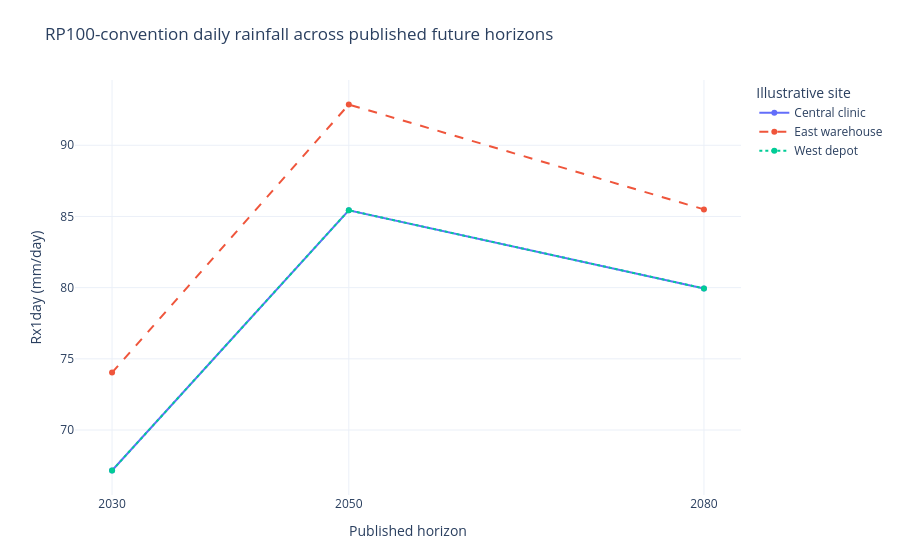

Notebook code for this chart:
### Code cell
fig = go.Figure()
for index, (asset_id, group) in enumerate(values.groupby("asset_id", sort=False)):
    group = group.sort_values("horizon")
    fig.add_trace(go.Scatter(
        x=group.horizon, y=group.value_rp100,
        mode="lines+markers", name=asset_id, connectgaps=False,
        line=dict(dash=("solid", "dash", "dot")[index % 3]),
    ))
fig.update_layout(
    title="RP100-convention daily rainfall across published future horizons",
    xaxis=dict(title="Published horizon", tickmode="array", tickvals=HORIZONS),
    yaxis_title=f"Rx1day ({rx1day.unit})", legend_title="Illustrative site",
    margin=dict(l=75, r=35, t=80, b=65),
)
fig.show()

### Figure 1 — Plotly figure (JSON) as saved in the notebook; plotly's stock layout.template omitted (floating-point values rounded to 4 significant figures)
{"data": [{"connectgaps": false, "line": {"dash": "solid"}, "mode": "lines+markers", "name": "Central clinic", "type": "scatter", "x": [2030, 2050, 2080], "y": [67.16, 85.43, 79.94]}, {"connectgaps": false, "line": {"dash": "dash"}, "mode": "lines+markers", "name": "East warehouse", "type": "scatter", "x": [2030, 2050, 2080], "y": [74.04, 92.86, 85.49]}, {"connectgaps": false, "line": {"dash": "dot"}, "mode": "lines+markers", "name": "West depot", "type": "scatter", "x": [2030, 2050, 2080], "y": [67.16, 85.43, 79.94]}], "layout": {"legend": {"title": {"text": "Illustrative site"}}, "margin": {"b": 65, "l": 75, "r": 35, "t": 80}, "title": {"text": "RP100-convention daily rainfall across published future horizons"}, "xaxis": {"tickmode": "array", "tickvals": [2030, 2050, 2080], "title": {"text": "Published horizon"}}, "yaxis": {"title": {"text": "Rx1day (mm/day)"}}}}
